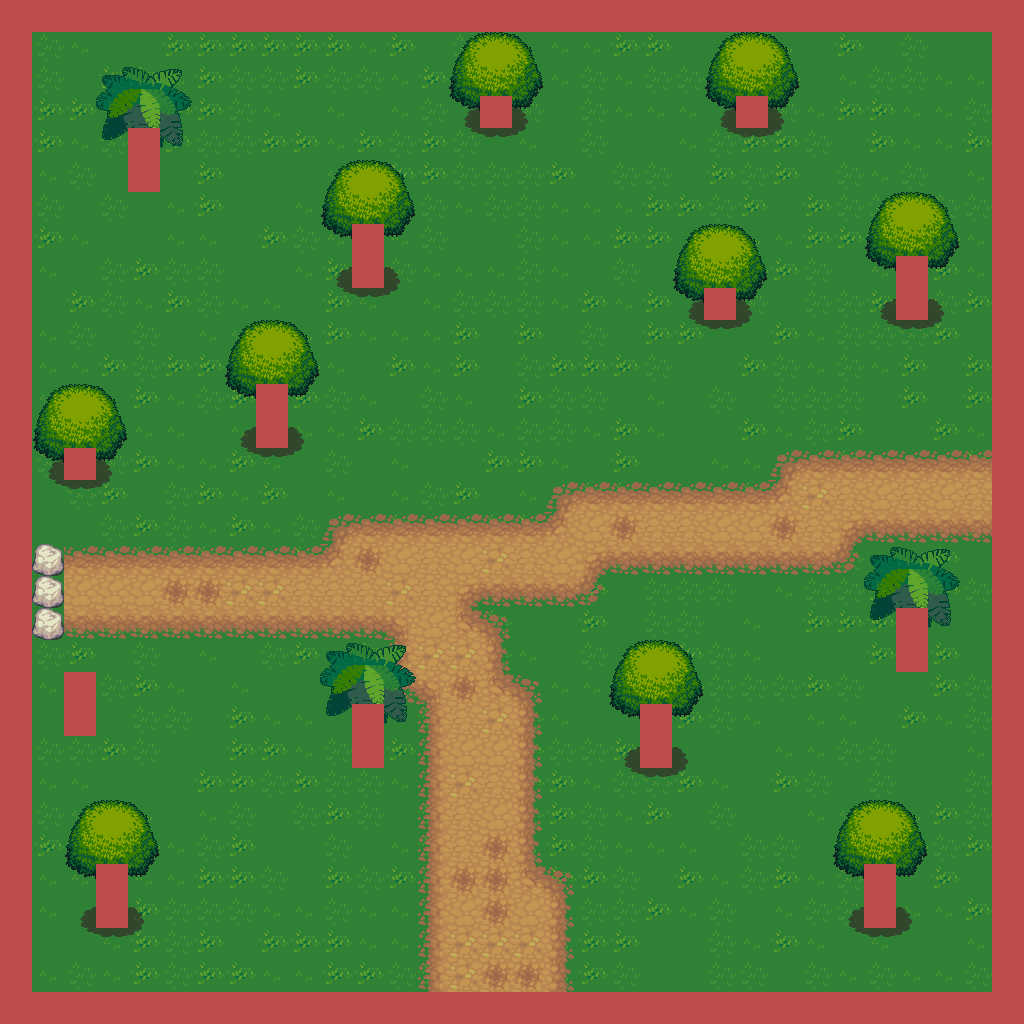

The image is a tile-based game level rendered from a .tmx file. Its description and source (layers, tilesets, objects; grid data summarised) follow:
An orthogonal 32x32 tile map with 32x32 px tiles, 4 tile layers (Tile Layer 1, Tile Layer 2, Tile Layer 4, ...), 6 tilesets.

<map version="1.0" tiledversion="1.1.5" orientation="orthogonal" renderorder="right-down" width="32" height="32" tilewidth="32" tileheight="32" infinite="0" nextobjectid="1">
 <tileset firstgid="1" source="../assets/Terrain.tsx" />
 <tileset firstgid="1025" source="../assets/trunk.tsx" />
 <tileset firstgid="1043" source="../assets/obj_misk_atlas.tsx" />
 <tileset firstgid="2067" source="../assets/treetop.tsx" />
 <tileset firstgid="2109" source="../assets/castlefloors.tsx" />
 <tileset firstgid="2209" source="../assets/plant repack.tsx" />
 <layer name="Tile Layer 1" width="32" height="32">
  <data>[1024 cells, 900 non-empty, 4 distinct tile ids]</data>
 </layer>
 <layer name="Tile Layer 2" width="32" height="32">
  <data>[1024 cells, 254 non-empty, 27 distinct tile ids]</data>
 </layer>
 <layer width="32" height="32">
  <data>[1024 cells, 117 non-empty, 18 distinct tile ids]</data>
 </layer>
 <layer name="Tile Layer 4" width="32" height="32">
  <data>[1024 cells, 148 non-empty, 1 distinct tile ids]</data>
 </layer>
</map>
